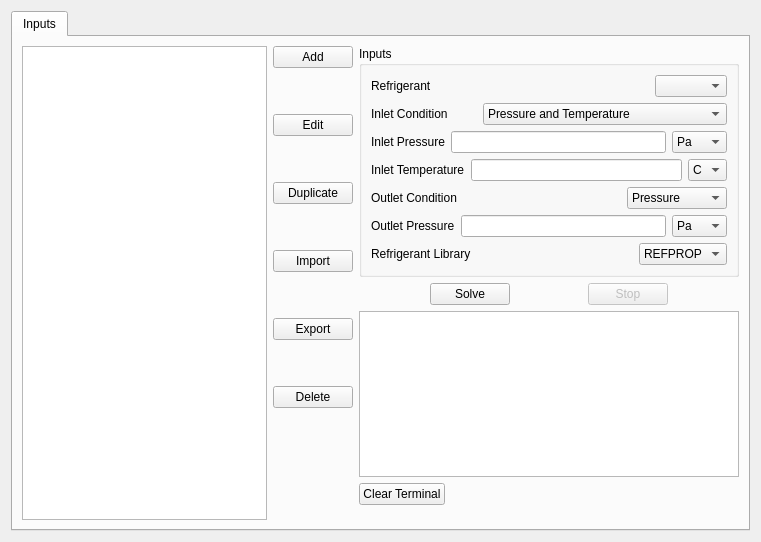
<?xml version="1.0" encoding="UTF-8"?>
<ui version="4.0">
 <class>Form</class>
 <widget class="QWidget" name="Form">
  <property name="geometry">
   <rect>
    <x>0</x>
    <y>0</y>
    <width>761</width>
    <height>542</height>
   </rect>
  </property>
  <property name="windowTitle">
   <string>Compressor Simulation</string>
  </property>
  <layout class="QVBoxLayout" name="verticalLayout_2">
   <item>
    <widget class="QTabWidget" name="tabWidget">
     <property name="currentIndex">
      <number>0</number>
     </property>
     <widget class="QWidget" name="tab">
      <attribute name="title">
       <string>Inputs</string>
      </attribute>
      <layout class="QHBoxLayout" name="horizontalLayout_7">
       <item>
        <widget class="QListWidget" name="Component_List">
         <property name="focusPolicy">
          <enum>Qt::WheelFocus</enum>
         </property>
         <property name="editTriggers">
          <set>QAbstractItemView::NoEditTriggers</set>
         </property>
         <property name="defaultDropAction">
          <enum>Qt::IgnoreAction</enum>
         </property>
         <property name="verticalScrollMode">
          <enum>QAbstractItemView::ScrollPerItem</enum>
         </property>
        </widget>
       </item>
       <item>
        <layout class="QVBoxLayout" name="verticalLayout_5">
         <item>
          <layout class="QVBoxLayout" name="verticalLayout_4">
           <item>
            <widget class="QPushButton" name="Add_button">
             <property name="text">
              <string>Add</string>
             </property>
            </widget>
           </item>
           <item>
            <spacer name="verticalSpacer_4">
             <property name="orientation">
              <enum>Qt::Vertical</enum>
             </property>
             <property name="sizeHint" stdset="0">
              <size>
               <width>20</width>
               <height>40</height>
              </size>
             </property>
            </spacer>
           </item>
           <item>
            <widget class="QPushButton" name="Edit_button">
             <property name="text">
              <string>Edit</string>
             </property>
            </widget>
           </item>
           <item>
            <spacer name="verticalSpacer">
             <property name="orientation">
              <enum>Qt::Vertical</enum>
             </property>
             <property name="sizeHint" stdset="0">
              <size>
               <width>20</width>
               <height>40</height>
              </size>
             </property>
            </spacer>
           </item>
           <item>
            <widget class="QPushButton" name="Duplicate_button">
             <property name="text">
              <string>Duplicate</string>
             </property>
            </widget>
           </item>
           <item>
            <spacer name="verticalSpacer_3">
             <property name="orientation">
              <enum>Qt::Vertical</enum>
             </property>
             <property name="sizeHint" stdset="0">
              <size>
               <width>20</width>
               <height>40</height>
              </size>
             </property>
            </spacer>
           </item>
           <item>
            <widget class="QPushButton" name="Import_button">
             <property name="text">
              <string>Import</string>
             </property>
            </widget>
           </item>
           <item>
            <spacer name="verticalSpacer_5">
             <property name="orientation">
              <enum>Qt::Vertical</enum>
             </property>
             <property name="sizeHint" stdset="0">
              <size>
               <width>20</width>
               <height>40</height>
              </size>
             </property>
            </spacer>
           </item>
           <item>
            <widget class="QPushButton" name="Export_button">
             <property name="text">
              <string>Export</string>
             </property>
            </widget>
           </item>
           <item>
            <spacer name="verticalSpacer_6">
             <property name="orientation">
              <enum>Qt::Vertical</enum>
             </property>
             <property name="sizeHint" stdset="0">
              <size>
               <width>20</width>
               <height>40</height>
              </size>
             </property>
            </spacer>
           </item>
           <item>
            <widget class="QPushButton" name="Delete_button">
             <property name="text">
              <string>Delete</string>
             </property>
            </widget>
           </item>
           <item>
            <spacer name="verticalSpacer_7">
             <property name="orientation">
              <enum>Qt::Vertical</enum>
             </property>
             <property name="sizeHint" stdset="0">
              <size>
               <width>20</width>
               <height>40</height>
              </size>
             </property>
            </spacer>
           </item>
          </layout>
         </item>
         <item>
          <spacer name="verticalSpacer_8">
           <property name="orientation">
            <enum>Qt::Vertical</enum>
           </property>
           <property name="sizeHint" stdset="0">
            <size>
             <width>20</width>
             <height>40</height>
            </size>
           </property>
          </spacer>
         </item>
        </layout>
       </item>
       <item>
        <layout class="QVBoxLayout" name="verticalLayout_3">
         <item>
          <widget class="QGroupBox" name="groupBox">
           <property name="title">
            <string>Inputs</string>
           </property>
           <layout class="QVBoxLayout" name="verticalLayout">
            <item>
             <layout class="QHBoxLayout" name="horizontalLayout_2">
              <item>
               <widget class="QLabel" name="Refrigerant_label">
                <property name="text">
                 <string>Refrigerant</string>
                </property>
               </widget>
              </item>
              <item>
               <spacer name="horizontalSpacer_4">
                <property name="orientation">
                 <enum>Qt::Horizontal</enum>
                </property>
                <property name="sizeHint" stdset="0">
                 <size>
                  <width>40</width>
                  <height>20</height>
                 </size>
                </property>
               </spacer>
              </item>
              <item>
               <widget class="QComboBox" name="Refrigerant"/>
              </item>
             </layout>
            </item>
            <item>
             <layout class="QHBoxLayout" name="horizontalLayout_4">
              <item>
               <widget class="QLabel" name="Inlet_cond_label">
                <property name="text">
                 <string>Inlet Condition</string>
                </property>
               </widget>
              </item>
              <item>
               <spacer name="horizontalSpacer_7">
                <property name="orientation">
                 <enum>Qt::Horizontal</enum>
                </property>
                <property name="sizeHint" stdset="0">
                 <size>
                  <width>40</width>
                  <height>20</height>
                 </size>
                </property>
               </spacer>
              </item>
              <item>
               <widget class="QComboBox" name="Inlet_cond">
                <item>
                 <property name="text">
                  <string>Pressure and Temperature</string>
                 </property>
                </item>
                <item>
                 <property name="text">
                  <string>Pressure and Quality</string>
                 </property>
                </item>
                <item>
                 <property name="text">
                  <string>Saturation Temperature and Quality</string>
                 </property>
                </item>
                <item>
                 <property name="text">
                  <string>Pressure and Superheat</string>
                 </property>
                </item>
                <item>
                 <property name="text">
                  <string>Saturation Temperature and Superheat</string>
                 </property>
                </item>
               </widget>
              </item>
             </layout>
            </item>
            <item>
             <layout class="QHBoxLayout" name="horizontalLayout_5">
              <item>
               <widget class="QLabel" name="Inlet_cond_1_label">
                <property name="text">
                 <string>Inlet Pressure</string>
                </property>
               </widget>
              </item>
              <item>
               <widget class="QLineEdit" name="Inlet_cond_1"/>
              </item>
              <item>
               <widget class="QComboBox" name="Inlet_cond_1_unit">
                <item>
                 <property name="text">
                  <string>Pa</string>
                 </property>
                </item>
                <item>
                 <property name="text">
                  <string>kPa</string>
                 </property>
                </item>
                <item>
                 <property name="text">
                  <string>MPa</string>
                 </property>
                </item>
                <item>
                 <property name="text">
                  <string>bar</string>
                 </property>
                </item>
                <item>
                 <property name="text">
                  <string>atm</string>
                 </property>
                </item>
                <item>
                 <property name="text">
                  <string>psi</string>
                 </property>
                </item>
               </widget>
              </item>
             </layout>
            </item>
            <item>
             <layout class="QHBoxLayout" name="horizontalLayout_6">
              <item>
               <widget class="QLabel" name="Inlet_cond_2_label">
                <property name="text">
                 <string>Inlet Temperature</string>
                </property>
               </widget>
              </item>
              <item>
               <widget class="QLineEdit" name="Inlet_cond_2"/>
              </item>
              <item>
               <widget class="QComboBox" name="Inlet_cond_2_unit">
                <item>
                 <property name="text">
                  <string>C</string>
                 </property>
                </item>
                <item>
                 <property name="text">
                  <string>K</string>
                 </property>
                </item>
                <item>
                 <property name="text">
                  <string>F</string>
                 </property>
                </item>
               </widget>
              </item>
             </layout>
            </item>
            <item>
             <layout class="QHBoxLayout" name="horizontalLayout_8">
              <item>
               <widget class="QLabel" name="Outlet_cond_label">
                <property name="text">
                 <string>Outlet Condition</string>
                </property>
               </widget>
              </item>
              <item>
               <spacer name="horizontalSpacer_9">
                <property name="orientation">
                 <enum>Qt::Horizontal</enum>
                </property>
                <property name="sizeHint" stdset="0">
                 <size>
                  <width>40</width>
                  <height>20</height>
                 </size>
                </property>
               </spacer>
              </item>
              <item>
               <widget class="QComboBox" name="Outlet_cond">
                <item>
                 <property name="text">
                  <string>Pressure</string>
                 </property>
                </item>
                <item>
                 <property name="text">
                  <string>Temperature</string>
                 </property>
                </item>
               </widget>
              </item>
             </layout>
            </item>
            <item>
             <layout class="QHBoxLayout" name="horizontalLayout_9">
              <item>
               <widget class="QLabel" name="Outlet_cond_1_label">
                <property name="text">
                 <string>Outlet Pressure</string>
                </property>
               </widget>
              </item>
              <item>
               <widget class="QLineEdit" name="Outlet_cond_1"/>
              </item>
              <item>
               <widget class="QComboBox" name="Outlet_cond_1_unit">
                <item>
                 <property name="text">
                  <string>Pa</string>
                 </property>
                </item>
                <item>
                 <property name="text">
                  <string>kPa</string>
                 </property>
                </item>
                <item>
                 <property name="text">
                  <string>MPa</string>
                 </property>
                </item>
                <item>
                 <property name="text">
                  <string>bar</string>
                 </property>
                </item>
                <item>
                 <property name="text">
                  <string>atm</string>
                 </property>
                </item>
                <item>
                 <property name="text">
                  <string>psi</string>
                 </property>
                </item>
               </widget>
              </item>
             </layout>
            </item>
            <item>
             <layout class="QHBoxLayout" name="horizontalLayout_15">
              <item>
               <widget class="QLabel" name="Ref_library_label">
                <property name="text">
                 <string>Refrigerant Library</string>
                </property>
               </widget>
              </item>
              <item>
               <spacer name="horizontalSpacer_13">
                <property name="orientation">
                 <enum>Qt::Horizontal</enum>
                </property>
                <property name="sizeHint" stdset="0">
                 <size>
                  <width>40</width>
                  <height>20</height>
                 </size>
                </property>
               </spacer>
              </item>
              <item>
               <widget class="QComboBox" name="Ref_library">
                <item>
                 <property name="text">
                  <string>REFPROP</string>
                 </property>
                </item>
                <item>
                 <property name="text">
                  <string>HEOS</string>
                 </property>
                </item>
               </widget>
              </item>
             </layout>
            </item>
           </layout>
          </widget>
         </item>
         <item>
          <layout class="QHBoxLayout" name="horizontalLayout">
           <item>
            <spacer name="horizontalSpacer_2">
             <property name="orientation">
              <enum>Qt::Horizontal</enum>
             </property>
             <property name="sizeHint" stdset="0">
              <size>
               <width>40</width>
               <height>20</height>
              </size>
             </property>
            </spacer>
           </item>
           <item>
            <widget class="QPushButton" name="solve_button">
             <property name="text">
              <string>Solve</string>
             </property>
            </widget>
           </item>
           <item>
            <spacer name="horizontalSpacer">
             <property name="orientation">
              <enum>Qt::Horizontal</enum>
             </property>
             <property name="sizeHint" stdset="0">
              <size>
               <width>40</width>
               <height>20</height>
              </size>
             </property>
            </spacer>
           </item>
           <item>
            <widget class="QPushButton" name="stop_button">
             <property name="enabled">
              <bool>false</bool>
             </property>
             <property name="text">
              <string>Stop</string>
             </property>
            </widget>
           </item>
           <item>
            <spacer name="horizontalSpacer_3">
             <property name="orientation">
              <enum>Qt::Horizontal</enum>
             </property>
             <property name="sizeHint" stdset="0">
              <size>
               <width>40</width>
               <height>20</height>
              </size>
             </property>
            </spacer>
           </item>
          </layout>
         </item>
         <item>
          <widget class="QListWidget" name="Terminal"/>
         </item>
         <item>
          <layout class="QHBoxLayout" name="horizontalLayout_3">
           <item>
            <widget class="QPushButton" name="clear_terminal_button">
             <property name="text">
              <string>Clear Terminal</string>
             </property>
            </widget>
           </item>
           <item>
            <spacer name="horizontalSpacer_8">
             <property name="orientation">
              <enum>Qt::Horizontal</enum>
             </property>
             <property name="sizeHint" stdset="0">
              <size>
               <width>40</width>
               <height>20</height>
              </size>
             </property>
            </spacer>
           </item>
          </layout>
         </item>
         <item>
          <spacer name="verticalSpacer_2">
           <property name="orientation">
            <enum>Qt::Vertical</enum>
           </property>
           <property name="sizeHint" stdset="0">
            <size>
             <width>20</width>
             <height>40</height>
            </size>
           </property>
          </spacer>
         </item>
        </layout>
       </item>
      </layout>
     </widget>
    </widget>
   </item>
  </layout>
 </widget>
 <resources/>
 <connections/>
</ui>
